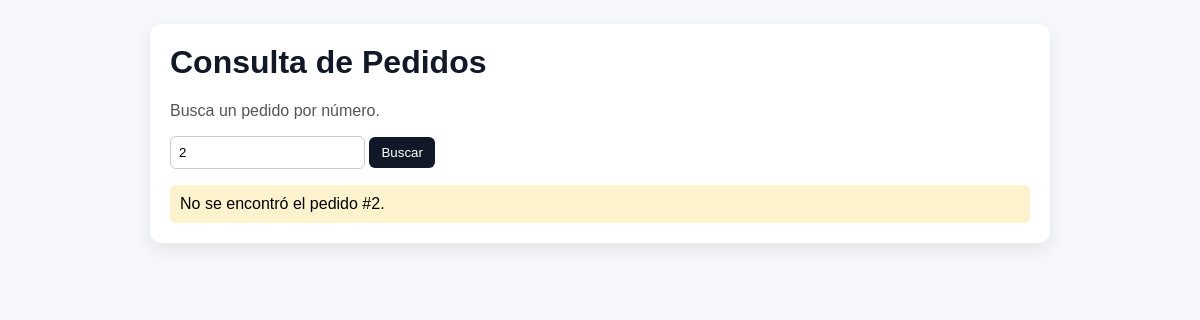
Page /?pedido_id=2 on the earlier database version.
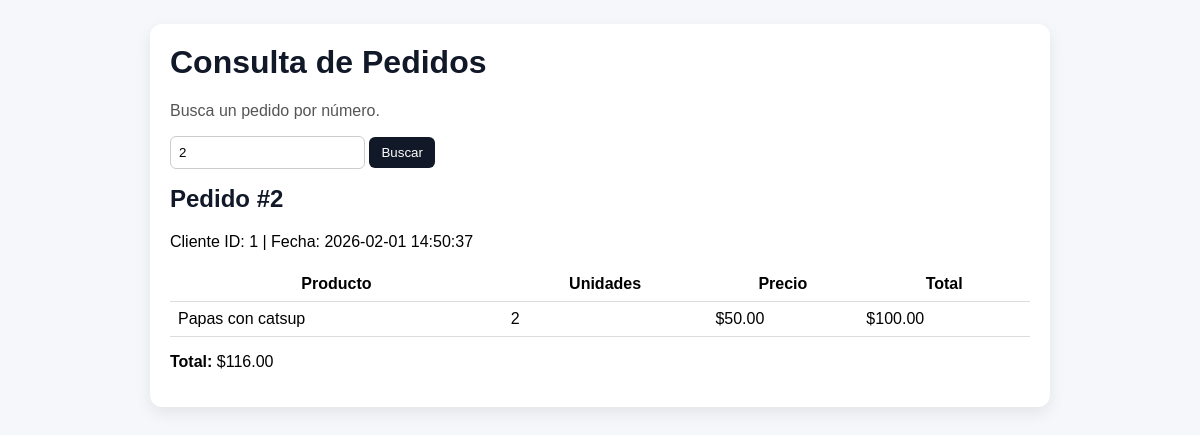
Same page on the later database version.
### tables this page shows
CREATE TABLE pedidos (
        id_pedido INTEGER PRIMARY KEY AUTOINCREMENT,
        id_cliente INTEGER NOT NULL,
        fecha TEXT NOT NULL,
        subtotal REAL NOT NULL,
        iva REAL NOT NULL,
        total REAL NOT NULL,
        FOREIGN KEY (id_cliente) REFERENCES clientes(id_cliente)
    );

CREATE TABLE pedido_items (
        id_pedido_item INTEGER PRIMARY KEY AUTOINCREMENT,
        id_pedido INTEGER NOT NULL,
        id_item INTEGER NOT NULL,
        nombre TEXT NOT NULL,
        precio REAL NOT NULL,
        unidades INTEGER NOT NULL,
        total_linea REAL NOT NULL,
        FOREIGN KEY (id_pedido) REFERENCES pedidos(id_pedido),
        FOREIGN KEY (id_item) REFERENCES menu(id_item)
    );

### app.py (the view)
@app.route("/", methods=["GET"])
def home():
    pedido_id = request.args.get("pedido_id", "").strip()
    resultado = None
    error = None
    if pedido_id:
        if not pedido_id.isdigit():
            error = "El número de pedido debe ser un entero (ej. 1, 2, 3)."
        else:
            data = PedidosManager().obtener_pedido(int(pedido_id))
            if not data:
                error = f"No se encontró el pedido #{pedido_id}."
            else:
                resultado = data
    return render_template("pedidos.html", pedido_id=pedido_id, resultado=resultado, error=error)

### db.py (called while the page is built)
def get_connection():
    conn = sqlite3.connect(DB_NAME)
    conn.row_factory = sqlite3.Row
    return conn

### pedidos.py (called while the page is built)
    def obtener_pedido(self, id_pedido):
        with get_connection() as conn:
            cur = conn.cursor()
            cur.execute("SELECT * FROM pedidos WHERE id_pedido = ?;", (int(id_pedido),))
            pedido = cur.fetchone()
            if not pedido:
                return None
            cur.execute(
                "SELECT * FROM pedido_items WHERE id_pedido = ? ORDER BY id_pedido_item;",
                (int(id_pedido),)
            )
            items = cur.fetchall()
        return {
            "pedido": dict(pedido),
            "items": [dict(i) for i in items]
        }

### templates/pedidos.html (shortened to what this page needs)
<!DOCTYPE html>
<html lang="es">
<head>
  <link rel="stylesheet" href="{{ url_for('static', filename='styles.css') }}">
</head>
<body>
  <div class="wrap">
    <div class="card">
      <h1>Consulta de Pedidos</h1>
      <p class="sub">Busca un pedido por número.</p>
      <form method="GET">
        <input
          type="text"
          name="pedido_id"
          placeholder="Ej. 1"
          value="{{ pedido_id }}"
          aria-label="Número de pedido"
        >
        <button type="submit">Buscar</button>
      </form>
      {% if error %}
        <div class="alert">{{ error }}</div>
      {% endif %}
      {% if resultado %}
        {% set p = resultado["pedido"] %}
        {% set items = resultado["items"] %}
        <h2>Pedido #{{ p["id_pedido"] }}</h2>
        <p>Cliente ID: {{ p["id_cliente"] }} | Fecha: {{ p["fecha"] }}</p>
        <table>
          <thead>
            <tr>
              <th>Producto</th>
              <th>Unidades</th>
              <th>Precio</th>
              <th>Total</th>
            </tr>
          </thead>
          <tbody>
            {% for it in items %}
              <tr>
                <td>{{ it["nombre"] }}</td>
                <td>{{ it["unidades"] }}</td>
                <td>${{ "%.2f"|format(it["precio"]) }}</td>
                <td>${{ "%.2f"|format(it["total_linea"]) }}</td>
              </tr>
            {% endfor %}
          </tbody>
        </table>
        <p><strong>Total:</strong> ${{ "%.2f"|format(p["total"]) }}</p>
      {% endif %}
    </div>
  </div>
</body>
</html>

Differences in the rows shown:
added pedidos: id_pedido "2", id_cliente "1", fecha "2026-02-01 14:50:37", total "116.00"
added pedido_items: nombre "Papas con catsup", unidades "2", precio "50.00", total_linea "100.00"
Other differences:
{{ error }}: "No se encontró el pedido #2." → (not shown)
text now shown: "Pedido # Cliente ID: | Fecha: Producto Unidades Precio Total Total: $"
